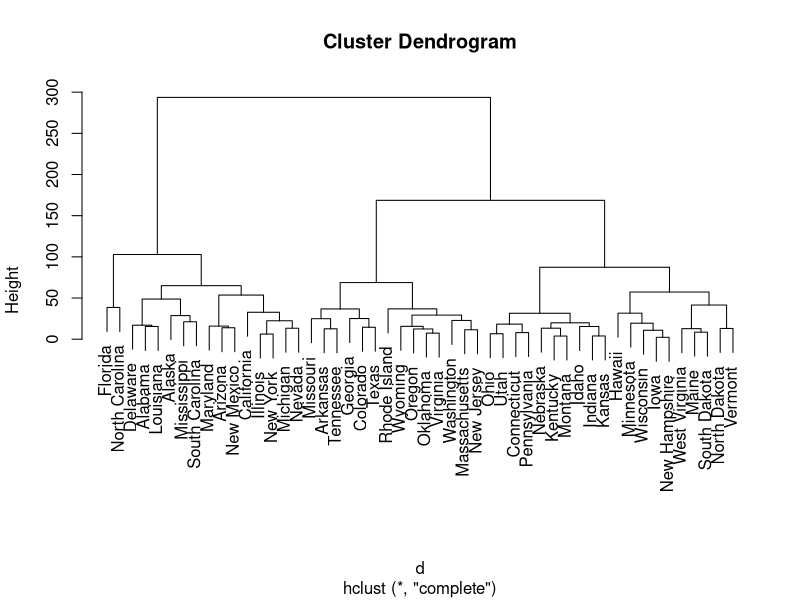
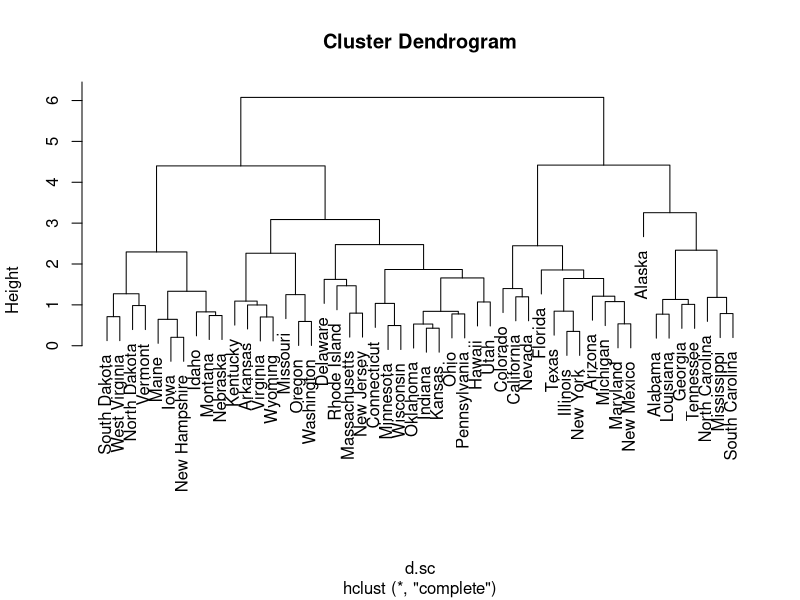

Recreate these plots in R, in order.
# Dissimilarity matrix
d <- dist(USArrests, method = "euclidean")

# Hierarchical clustering using Complete Linkage
hc <- hclust(d, method = "complete")

# Plot the obtained dendrogram
plot(hc)

cutree(hc, 3)

d.sc <- dist(scale(USArrests), method = "euclidean")
hc.sc <- hclust(d.sc, method = "complete")
plot(hc.sc)

#before applying Hierarchical Clustering, 
#we have to normalize the data so that the scale of each variable is the same. 
#Why is this important? 
#If the scale of the variables is not the same, 
#the model might become biased towards the variables with a higher magnitude